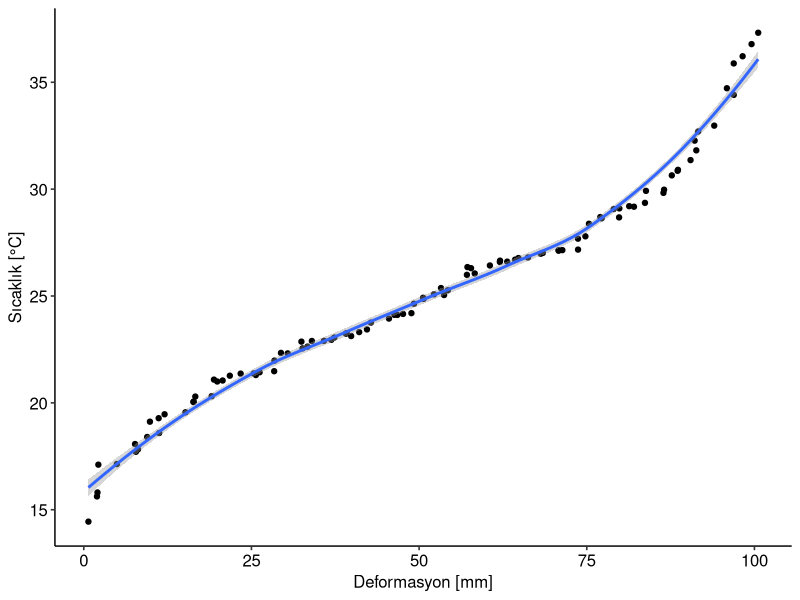

R code for this plot:
#RHaritaKitap Kod03.R

# install.packages("tidyverse", "ggpubr") # ek paketlerin kurulumu

library(tidyverse)
library(ggpubr)

set.seed(4208)

theme_set(theme_pubr())

# 1'den 100'e kadar 1'er artışla veri oluşturma
def <- seq(1:100) 

n <- rnorm(100, mean = 0.5, sd = 1) # Gürültü oluşturma

def <- def + n # Gürültü ekleme

term <- rnorm(100, mean=25, sd= 5)

term <- sort(term)

df <- data.frame(def,term)

# Veri kontrol
head(df)

#Çizdirme
ggplot(df, aes(x = def, y = term)) +
  geom_point() +
  stat_smooth() + xlab("Deformasyon [mm]") +
  ylab("Sıcaklık [°C]")
  
# Korelasyon katsayısı
cor(df$def,df$term)

# Basit regresyon modeli
model <- lm(def ~ term, data = df)
model
summary(model)
